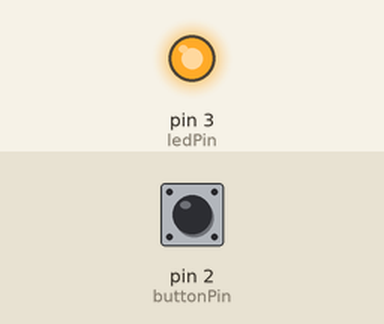
This sketch was run on a simulated Arduino Uno, built with avr-gcc and run on an emulated ATmega328P. Shown: output pins drawn as LEDs (lit = HIGH). Inputs (shaded band) come from the test bench; at power-on: pin 2 (buttonPin) HIGH.

Above: at 1.2 s.
1.3 s: pin 2 (buttonPin) pulled LOW for 0.15 s
At 2.4 s:
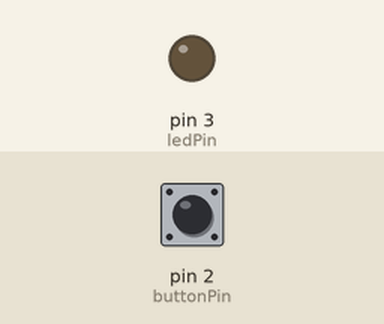
2.9 s: pin 2 (buttonPin) pulled LOW for 1 s
At 3.6 s:
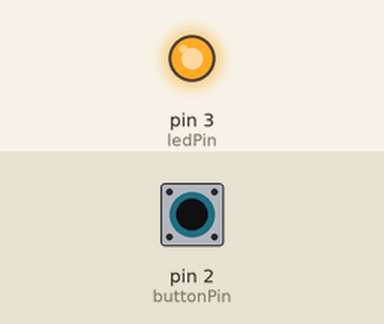
5.4 s: pin 2 (buttonPin) pulled LOW for 3.2 s
At 6.7 s:
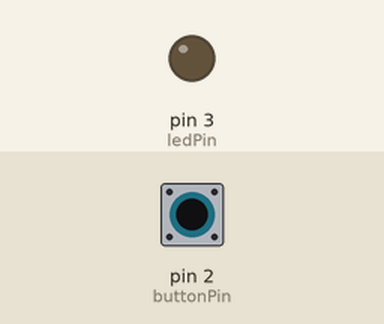
Timing chart, 0 to 8.4 s (numbered marks = the images above; inputs shaded):
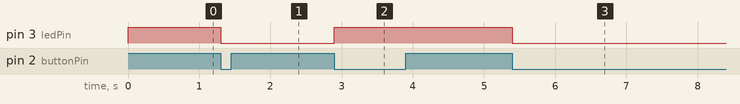

Measured:
- after the input at 1.3 s, pin 3 (ledPin): HIGH → LOW at once
- after the input at 2.9 s, pin 3 (ledPin): LOW → HIGH at once
- after the input at 5.4 s, pin 3 (ledPin): HIGH → LOW at once

The sketch:

08_SW_cntl_edge.ino
```cpp
/*
  하드웨어 설계
  - SW는 Active LOW
  - LED는 Active LOW
*/

const int ledPin = 3;
const int buttonPin = 2;
int led_flag = 0;   // 0:OFF, 1:ON
int cur_btn_val=1, pre_btn_val=1;

void setup() {
  // put your setup code here, to run once:
  Serial.begin(115200);
  pinMode(buttonPin, INPUT);
  pinMode(ledPin, OUTPUT);

  // LED를 끄고 시작
  digitalWrite(ledPin, HIGH);
}

void loop() {
  // put your main code here, to run repeatedly:
   // 현재값 저장
  cur_btn_val = digitalRead(buttonPin);

  // // 1. 중첩 if문 사용
  // if(pre_btn_val == HIGH){
  //   if(cur_btn_val == LOW){
  //     if(led_flag == 0){      // 꺼져 있으면 키고
  //       digitalWrite(ledPin, LOW);
  //       led_flag = 1;
  //     }
  //     else{                   // 켜져 있으면 끄고
  //       digitalWrite(ledPin, HIGH);
  //       led_flag = 0;
  //     }
  //   }
  // }

  if(pre_btn_val == HIGH && cur_btn_val == LOW){
    if(led_flag == 0){      // 꺼져 있으면 키고
      digitalWrite(ledPin, LOW);
      led_flag = 1;
    }
    else{                   // 켜져 있으면 끄고
      digitalWrite(ledPin, HIGH);
      led_flag = 0;
    }
  }

  // 이전값 갱신
  pre_btn_val = cur_btn_val;
}
```
